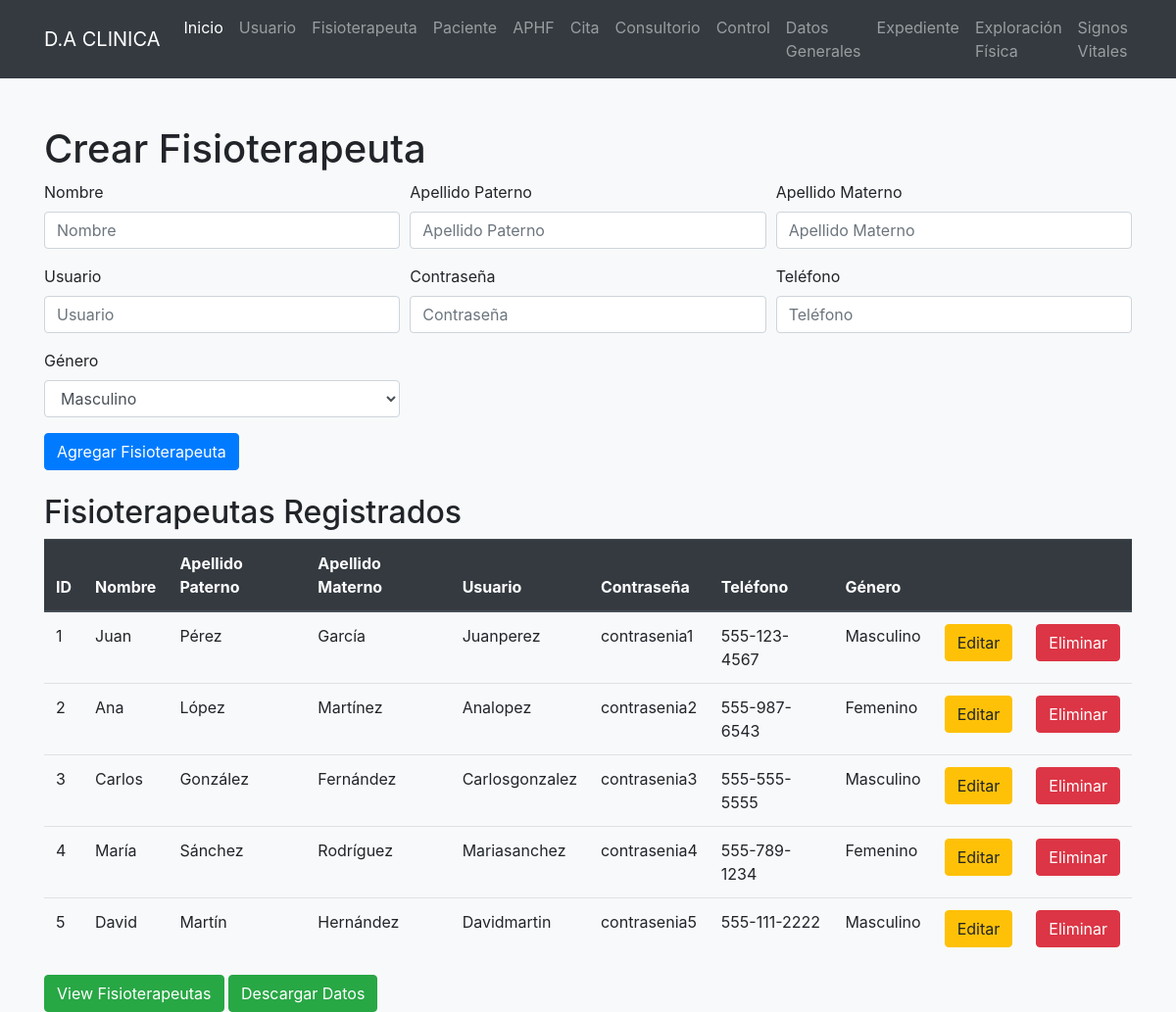
The app's page /fisioterapeuta/mostrarFisioterapeuta.php with its own data.
### tables this page shows
CREATE TABLE Fisioterapeuta (
    ID_Fisioterapeuta INT PRIMARY KEY AUTO_INCREMENT,
    nombre VARCHAR(255),
    apellidoPaterno VARCHAR(255),
    apellidoMaterno VARCHAR(255),
    usuario VARCHAR(50),
    contrasenia VARCHAR(255),
    genero VARCHAR(10),
    telefono VARCHAR(20),
    created_at datetime,
updated_at datetime null,
deleted_at datetime null
);

### fisioterapeuta/mostrarFisioterapeuta.php (the view, shortened to what this page needs)
<?php
$con = connection();
$sql = "SELECT * FROM fisioterapeuta";
$query = mysqli_query($con, $sql);
?>
<!DOCTYPE html>
<html lang="en">
<head>
    <link rel="stylesheet" href="https://stackpath.bootstrapcdn.com/bootstrap/4.5.2/css/bootstrap.min.css">
</head>
<body class="bg-light">
    <nav class="navbar navbar-expand-lg navbar-dark bg-dark">
        <div class="container">
            <a class="navbar-brand" href="#">D.A CLINICA</a>
            <div class="collapse navbar-collapse" id="navbarNav">
                <ul class="navbar-nav">
                <li class="nav-item active">
                        <a class="nav-link" href="/clinica/index.php">Inicio</a>
                    </li>
                    <li class="nav-item">
                        <a class="nav-link" href="/clinica/usuario/mostrar.php">Usuario</a>
                    </li>
                    <li class="nav-item">
                        <a class="nav-link" href="/clinica/fisioterapeuta/mostrarFisioterapeuta.php">Fisioterapeuta</a>
                    </li>
                    <li class="nav-item">
                        <a class="nav-link" href="/clinica/paciente/mostrarPaciente.php">Paciente</a>
                    </li>
                    <li class="nav-item">
                        <a class="nav-link" href="/clinica/aphf/mostrarAPHF.php">APHF</a>
                    </li>
                    <li class="nav-item">
    <a class="nav-link" href="/clinica/cita/mostrarCita.php">Cita</a>
</li>
<li class="nav-item">
    <a class="nav-link" href="/clinica/consultorio/mostrarConsultorio.php">Consultorio</a>
</li>
<li class="nav-item">
    <a class="nav-link" href="/clinica/control/mostrarControl.php">Control</a>
</li>
<li class="nav-item">
    <a class="nav-link" href="/clinica/datosgenerales/mostrarDatosGenerales.php">Datos Generales</a>
</li>
<li class="nav-item">
    <a class="nav-link" href="/clinica/expediente/mostrarExpediente.php">Expediente</a>
</li>
<li class="nav-item">
    <a class="nav-link" href="/clinica/exploracionfisica/mostrarExploracionFisica.php">Exploración Física</a>
</li>
<li class="nav-item">
    <a class="nav-link" href="/clinica/signosvitales/mostrarSignosVitales.php">Signos Vitales</a>
</li>
                </ul>
            </div>
        </div>
    </nav>
    <div class="container mt-5">
        <div class="mb-4">
            <h1>Crear Fisioterapeuta</h1>
            <form action="insertarFisioterapeuta.php" method="POST">
                <div class="form-row">
                    <div class="form-group col-md-4">
                        <label for="nombre">Nombre</label>
                        <input type="text" class="form-control" name="nombre" placeholder="Nombre" required value="">
                    </div>
                    <div class="form-group col-md-4">
                        <label for="apellidoPaterno">Apellido Paterno</label>
                        <input type="text" class="form-control" name="apellidoPaterno" placeholder="Apellido Paterno" required value="">
                    </div>
                    <div class="form-group col-md-4">
                        <label for="apellidoMaterno">Apellido Materno</label>
                        <input type="text" class="form-control" name="apellidoMaterno" placeholder="Apellido Materno" required value="">
                    </div>
                </div>
                <div class="form-row">
                    <div class="form-group col-md-4">
                        <label for="usuario">Usuario</label>
                        <input type="text" class="form-control" name="usuario" placeholder="Usuario" required value="">
                    </div>
                    <div class="form-group col-md-4">
                        <label for="contrasenia">Contraseña</label>
                        <input type="text" class="form-control" name="contrasenia" placeholder="Contraseña" required value="">
                    </div>
                    <div class="form-group col-md-4">
                        <label for="telefono">Teléfono</label>
                        <input type="text" class="form-control" name="telefono" placeholder="Teléfono" required value="">
                    </div>
                    <div class="form-group col-md-4">
                        <label for="genero">Género</label>
                        <select class="form-control" name="genero">
                            <option value="Masculino">Masculino</option>
                        </select>
                    </div>
                </div>
                <button type="submit" class="btn btn-primary">Agregar Fisioterapeuta</button>
            </form>
        </div>
        <div>
            <h2>Fisioterapeutas Registrados</h2>
            <table class="table">
                <thead class="thead-dark">
                    <tr>
                        <th>ID</th>
                        <th>Nombre</th>
                        <th>Apellido Paterno</th>
                        <th>Apellido Materno</th>
                        <th>Usuario</th>
                        <th>Contraseña</th>
                        <th>Teléfono</th>
                        <th>Género</th>
                        <th></th>
                        <th></th>
                    </tr>
                </thead>
                <tbody>
                    <?php while ($row = mysqli_fetch_array($query)): ?>
                        <tr>
                            <td><?= $row['ID_Fisioterapeuta'] ?></td>
                            <td><?= ucwords($row['nombre']) ?></td>
                            <td><?= ucwords($row['apellidoPaterno']) ?></td>
                            <td><?= ucwords($row['apellidoMaterno']) ?></td>
                            <td><?= ucwords($row['usuario']) ?></td>
                            <td><?= $row['contrasenia'] ?></td>
                            <td><?= $row['telefono'] ?></td>
                            <td><?= $row['genero'] ?></td>
                            <td>
                                <a class="btn btn-warning" href="updateFisioterapeuta.php?id=<?= $row['ID_Fisioterapeuta'] ?>">Editar</a>
                            </td>
                            <td>
                                <a class="btn btn-danger" href="deleteFisioterapeuta.php?id=<?= $row['ID_Fisioterapeuta'] ?>">Eliminar</a>
                            </td>
                        </tr>
                    <?php endwhile; ?>
                </tbody>
            </table> <a class="btn btn-success" href="viewFisioterapeuta.php">View Fisioterapeutas</a>
            <a class="btn btn-success" href="respaldarFisioterapeuta.php">Descargar Datos</a>
        </div>
    </div>
</body>
</html>

### records on screen
fisioterapeuta: ID_Fisioterapeuta "1", nombre "Juan", apellidoPaterno "Pérez", apellidoMaterno "García", usuario "Juanperez", contrasenia "contrasenia1", telefono "555-123-4567", genero "Masculino"
fisioterapeuta: ID_Fisioterapeuta "2", nombre "Ana", apellidoPaterno "López", apellidoMaterno "Martínez", usuario "Analopez", contrasenia "contrasenia2", telefono "555-987-6543", genero "Femenino"
fisioterapeuta: ID_Fisioterapeuta "3", nombre "Carlos", apellidoPaterno "González", apellidoMaterno "Fernández", usuario "Carlosgonzalez", contrasenia "contrasenia3", telefono "555-555-5555", genero "Masculino"
fisioterapeuta: ID_Fisioterapeuta "4", nombre "María", apellidoPaterno "Sánchez", apellidoMaterno "Rodríguez", usuario "Mariasanchez", contrasenia "contrasenia4", telefono "555-789-1234", genero "Femenino"
fisioterapeuta: ID_Fisioterapeuta "5", nombre "David", apellidoPaterno "Martín", apellidoMaterno "Hernández", usuario "Davidmartin", contrasenia "contrasenia5", telefono "555-111-2222", genero "Masculino"
